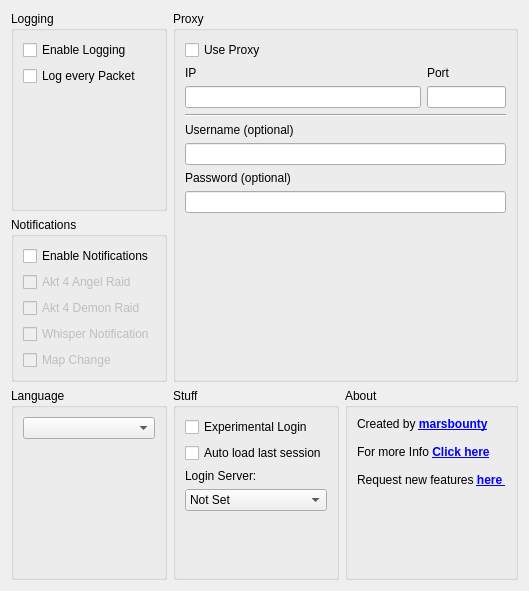
     <widget class="QWidget" name="main">
      <attribute name="title">
       <string>Main</string>
      </attribute>
      <layout class="QGridLayout" name="gridLayout_4">
       <item row="0" column="1" rowspan="2" colspan="2">
        <widget class="QGroupBox" name="groupBox_2">
         <property name="title">
          <string>Proxy</string>
         </property>
         <layout class="QVBoxLayout" name="verticalLayout_3">
          <item>
           <widget class="QCheckBox" name="useProxy">
            <property name="text">
             <string>Use Proxy</string>
            </property>
           </widget>
          </item>
          <item>
           <layout class="QVBoxLayout" name="verticalLayout_2">
            <item>
             <layout class="QHBoxLayout" name="horizontalLayout_3">
              <item>
               <widget class="QLabel" name="label">
                <property name="sizePolicy">
                 <sizepolicy hsizetype="Preferred" vsizetype="Preferred">
                  <horstretch>3</horstretch>
                  <verstretch>0</verstretch>
                 </sizepolicy>
                </property>
                <property name="text">
                 <string>IP</string>
                </property>
               </widget>
              </item>
              <item>
               <widget class="QLabel" name="label_3">
                <property name="sizePolicy">
                 <sizepolicy hsizetype="Preferred" vsizetype="Preferred">
                  <horstretch>1</horstretch>
                  <verstretch>0</verstretch>
                 </sizepolicy>
                </property>
                <property name="text">
                 <string>Port</string>
                </property>
               </widget>
              </item>
             </layout>
            </item>
            <item>
             <layout class="QHBoxLayout" name="horizontalLayout_2">
              <item>
               <widget class="QLineEdit" name="proxyIP">
                <property name="sizePolicy">
                 <sizepolicy hsizetype="Expanding" vsizetype="Fixed">
                  <horstretch>3</horstretch>
                  <verstretch>0</verstretch>
                 </sizepolicy>
                </property>
               </widget>
              </item>
              <item>
               <widget class="QLineEdit" name="proxyPort">
                <property name="sizePolicy">
                 <sizepolicy hsizetype="Expanding" vsizetype="Fixed">
                  <horstretch>1</horstretch>
                  <verstretch>0</verstretch>
                 </sizepolicy>
                </property>
               </widget>
              </item>
             </layout>
            </item>
           </layout>
          </item>
          <item>
           <widget class="Line" name="line">
            <property name="orientation">
             <enum>Qt::Horizontal</enum>
            </property>
           </widget>
          </item>
          <item>
           <widget class="QLabel" name="label_4">
            <property name="text">
             <string>Username (optional)</string>
            </property>
           </widget>
          </item>
          <item>
           <widget class="QLineEdit" name="proxyUsername">
            <property name="sizePolicy">
             <sizepolicy hsizetype="Expanding" vsizetype="Fixed">
              <horstretch>3</horstretch>
              <verstretch>0</verstretch>
             </sizepolicy>
            </property>
           </widget>
          </item>
          <item>
           <widget class="QLabel" name="label_5">
            <property name="text">
             <string>Password (optional)</string>
            </property>
           </widget>
          </item>
          <item>
           <widget class="QLineEdit" name="proxyPassword">
            <property name="sizePolicy">
             <sizepolicy hsizetype="Expanding" vsizetype="Fixed">
              <horstretch>3</horstretch>
              <verstretch>0</verstretch>
             </sizepolicy>
            </property>
           </widget>
          </item>
          <item>
           <spacer name="verticalSpacer_3">
            <property name="orientation">
             <enum>Qt::Vertical</enum>
            </property>
            <property name="sizeHint" stdset="0">
             <size>
              <width>20</width>
              <height>0</height>
             </size>
            </property>
           </spacer>
          </item>
         </layout>
        </widget>
       </item>
       <item row="1" column="0">
        <widget class="QGroupBox" name="groupBox_5">
         <property name="title">
          <string>Notifications</string>
         </property>
         <layout class="QVBoxLayout" name="verticalLayout_4">
          <item>
           <widget class="QCheckBox" name="notificationsEnable">
            <property name="text">
             <string>Enable Notifications</string>
            </property>
           </widget>
          </item>
          <item>
           <widget class="QCheckBox" name="notificationAkt4Angel">
            <property name="enabled">
             <bool>false</bool>
            </property>
            <property name="text">
             <string>Akt 4 Angel Raid</string>
            </property>
           </widget>
          </item>
          <item>
           <widget class="QCheckBox" name="notificationAkt4Demon">
            <property name="enabled">
             <bool>false</bool>
            </property>
            <property name="text">
             <string>Akt 4 Demon Raid</string>
            </property>
           </widget>
          </item>
          <item>
           <widget class="QCheckBox" name="notificationWhisper">
            <property name="enabled">
             <bool>false</bool>
            </property>
            <property name="text">
             <string>Whisper Notification</string>
            </property>
           </widget>
          </item>
          <item>
           <widget class="QCheckBox" name="notificationMapchange">
            <property name="enabled">
             <bool>false</bool>
            </property>
            <property name="text">
             <string>Map Change</string>
            </property>
           </widget>
          </item>
         </layout>
        </widget>
       </item>
       <item row="0" column="0">
        <widget class="QGroupBox" name="groupBox_3">
         <property name="title">
          <string>Logging</string>
         </property>
         <layout class="QGridLayout" name="gridLayout">
          <item row="0" column="0">
           <widget class="QCheckBox" name="enableLogging">
            <property name="text">
             <string>Enable Logging</string>
            </property>
           </widget>
          </item>
          <item row="1" column="0">
           <widget class="QCheckBox" name="enablePacketLogging">
            <property name="text">
             <string>Log every Packet</string>
            </property>
           </widget>
          </item>
          <item row="2" column="0">
           <spacer name="verticalSpacer_4">
            <property name="orientation">
             <enum>Qt::Vertical</enum>
            </property>
            <property name="sizeHint" stdset="0">
             <size>
              <width>20</width>
              <height>113</height>
             </size>
            </property>
           </spacer>
          </item>
         </layout>
        </widget>
       </item>
       <item row="2" column="0" rowspan="2">
        <widget class="QGroupBox" name="groupBox_9">
         <property name="title">
          <string>Language</string>
         </property>
         <layout class="QVBoxLayout" name="verticalLayout_7">
          <item>
           <widget class="QComboBox" name="language"/>
          </item>
          <item>
           <spacer name="verticalSpacer_9">
            <property name="orientation">
             <enum>Qt::Vertical</enum>
            </property>
            <property name="sizeHint" stdset="0">
             <size>
              <width>20</width>
              <height>40</height>
             </size>
            </property>
           </spacer>
          </item>
         </layout>
        </widget>
       </item>
       <item row="2" column="2" rowspan="2">
        <widget class="QGroupBox" name="groupBox">
         <property name="title">
          <string>About</string>
         </property>
         <layout class="QVBoxLayout" name="verticalLayout">
          <item>
           <widget class="QLabel" name="label_2">
            <property name="text">
             <string>Created by &lt;a href=&quot;https://www.elitepvpers.com/forum/members/3595161-marsbounty.html&quot;&gt;&lt;b&gt;marsbounty&lt;/b&gt;&lt;/a&gt;&lt;br&gt;&lt;br&gt;
For more Info &lt;a href=&quot;https://www.elitepvpers.com/forum/nostale-hacks-bots-cheats-exploits/4326083-hopefully-usefull-clientless-bot.html&quot;&gt;&lt;b&gt; Click here&lt;/b&gt;&lt;/a&gt; &lt;br&gt;&lt;br&gt;
Request new features &lt;a href=&quot;https://clnos.nolt.io/&quot;&gt;&lt;b&gt; here&lt;/b&gt; &lt;/a&gt;</string>
            </property>
           </widget>
          </item>
          <item>
           <spacer name="verticalSpacer_2">
            <property name="orientation">
             <enum>Qt::Vertical</enum>
            </property>
            <property name="sizeHint" stdset="0">
             <size>
              <width>20</width>
              <height>81</height>
             </size>
            </property>
           </spacer>
          </item>
         </layout>
        </widget>
       </item>
       <item row="2" column="1" rowspan="2">
        <widget class="QGroupBox" name="groupBox_13">
         <property name="title">
          <string>Stuff</string>
         </property>
         <layout class="QGridLayout" name="gridLayout_10">
          <item row="1" column="0">
           <widget class="QCheckBox" name="setting_loadLastSession">
            <property name="text">
             <string>Auto load last session</string>
            </property>
           </widget>
          </item>
          <item row="0" column="0">
           <widget class="QCheckBox" name="checkBox">
            <property name="text">
             <string>Experimental Login</string>
            </property>
           </widget>
          </item>
          <item row="4" column="0">
           <spacer name="verticalSpacer_11">
            <property name="orientation">
             <enum>Qt::Vertical</enum>
            </property>
            <property name="sizeHint" stdset="0">
             <size>
              <width>20</width>
              <height>40</height>
             </size>
            </property>
           </spacer>
          </item>
          <item row="3" column="0">
           <widget class="QComboBox" name="cmb_login_version">
            <item>
             <property name="text">
              <string>Not Set</string>
             </property>
            </item>
            <item>
             <property name="text">
              <string>EN</string>
             </property>
            </item>
            <item>
             <property name="text">
              <string>DE</string>
             </property>
            </item>
            <item>
             <property name="text">
              <string>FR</string>
             </property>
            </item>
            <item>
             <property name="text">
              <string>IT</string>
             </property>
            </item>
            <item>
             <property name="text">
              <string>PL</string>
             </property>
            </item>
            <item>
             <property name="text">
              <string>ES</string>
             </property>
            </item>
            <item>
             <property name="text">
              <string>CZ</string>
             </property>
            </item>
            <item>
             <property name="text">
              <string>TR</string>
             </property>
            </item>
            <item>
             <property name="text">
              <string>RU</string>
             </property>
            </item>
           </widget>
          </item>
          <item row="2" column="0">
           <widget class="QLabel" name="label_23">
            <property name="text">
             <string>Login Server:</string>
            </property>
           </widget>
          </item>
         </layout>
        </widget>
       </item>
      </layout>
     </widget>
